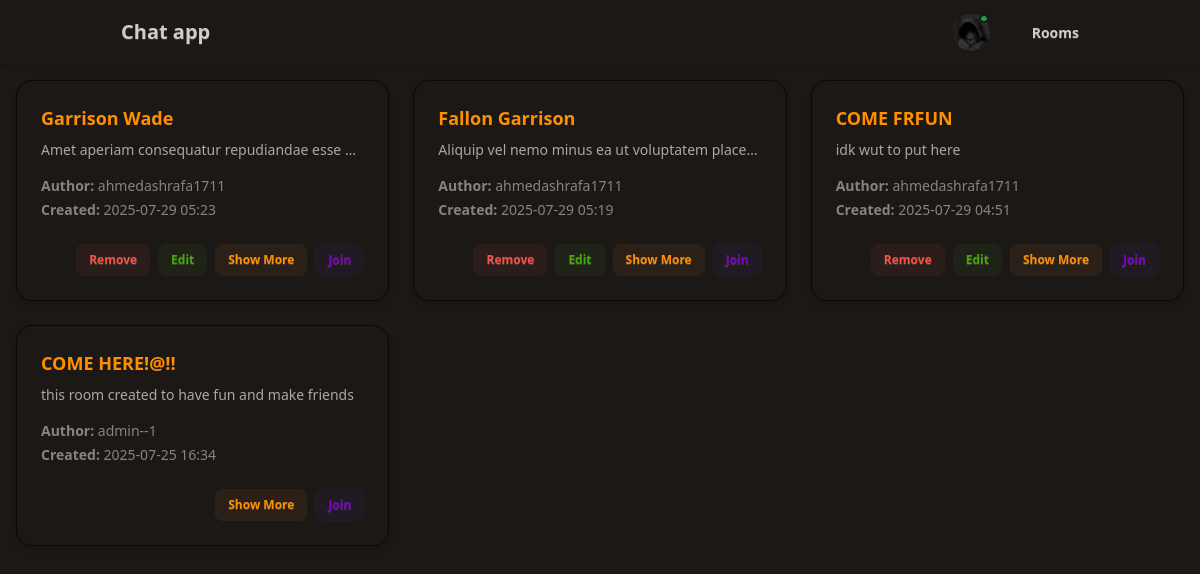
The app's page / (signed in) with its own data.
### chat/models.py (models this page shows, shortened)
class UserProfile(AbstractUser):
    email = models.EmailField(unique=True , blank=False , null=False)
    profile = models.ImageField(upload_to=uuid_upload_to , default = 'defaults/default-img.png' , validators=[FileExtensionValidator(allowed_extensions=['jpg', 'jpeg', 'png', 'gif'])])
    is_online = models.BooleanField(default=False)

class Room(models.Model):
    room_name = models.CharField(max_length=100)
    room_description = models.CharField(max_length=300)
    room_author = models.ForeignKey(UserProfile , on_delete=models.CASCADE , related_name="rooms")
    created_at = models.DateTimeField(auto_now_add=True)
    class Meta:
        unique_together = ['room_name' , 'room_author']
        ordering = ['-created_at']

### chat/views/rooms.py (the view)
# urls.py: path('' , rooms.RoomView.as_view() , name="index"),
class RoomView(ListView):
    model = Room
    template_name = "index.html"
    context_object_name = "object_list"

### chat/custom_contexts.py (called while the page is built)
def globals(request):
    return {
        "app_name" : "ChatApp"
    }

### chat/templates/index.html (shortened to what this page needs)
{% extends "base.html" %}
{% load widget_tweaks %}
{% block content %}
    <div class="grid grid-cols-1 sm:grid-cols-2 lg:grid-cols-3 gap-6 p-4" id="rooms-list">
        {% for room in object_list %}
            <div id="room-{{ room.id }}" class="card bg-base-100 shadow-md border border-base-200">
                <div class="card-body">
                    <h2 class="card-title text-primary">{{ room.room_name }}</h2>
                    <p class="description text-sm text-base-content/80 truncate">{{ room.room_description|truncatewords:20 }}</p>
                    <div class="mt-2 flex flex-col gap-1">
                        <span class="text-sm text-base-content/60">
                            <span class="font-semibold">Author:</span> {{ room.room_author.username }}
                        </span>
                        <span class="text-sm text-base-content/60">
                            <span class="font-semibold">Created:</span> {{ room.created_at|date:"Y-m-d H:i" }}
                        </span>
                    </div>
                    <div class="card-actions justify-end mt-4">
                        {% if request.user.is_authenticated and room.room_author == request.user %}
                            <a href="{% url 'remove_room' room.id %}" class="btn btn-sm btn-soft btn-error">Remove</a>
                            <a href="{% url 'edit_room' room.id %}" class="btn btn-sm btn-soft btn-accent">Edit</a>
                        {% endif %}
                        {% if request.user.is_authenticated %}
                        <a href="{% url 'room-detail' room.id %}" class="btn btn-sm btn-primary btn-soft">Show More</a>
                        <a href="{% url 'chat_room' room.id %}" class="btn btn-sm btn-secondary btn-soft">Join</a>
                        {% endif %}
                    </div>
                </div>
            </div>
        {% empty %}
            <div class="col-span-full text-center text-gray-500 text-lg">
                No rooms available.
            </div>
        {% endfor %}
    </div>
{% endblock %}

### chat/templates/partials/navbar.html (shortened to what this page needs)
<div class="navbar bg-base-100 shadow-sm">
    <div class="container mx-auto flex justify-between items-center px-4">
        <a class="btn btn-ghost text-xl normal-case" href="{% url 'index' %}">Chat app</a>
        <div class="flex items-center gap-6">
            <div class="dropdown dropdown-end">
                {% if request.user.is_authenticated %}
                    <label tabindex="0" class="btn btn-ghost btn-circle avatar {% if request.user.is_online == True %}avatar-online{% else %}avatar-offline{% endif %}">
                        <div class="w-10 rounded-full">
                        <img src="{{ request.user.profile.url }}" alt="Profile" />
                        </div>
                    </label>
                {% endif %}
            </div>
            {% if request.user.is_authenticated %}
                <div class="dropdown dropdown-end">
                    <label tabindex="0" class="btn btn-ghost">
                        Rooms
                    </label>
                </div>
            {% endif %}
        </div>
    </div>
</div>

### records on screen
UserProfile: user.profile (picture)
Room: room_name "Garrison Wade", room_description "Amet aperiam consequatur repudiandae esse…", room_author.username "ahmedashrafa1711", created_at "2025-07-29 05:23", shows "Remove"
Room: room_name "Fallon Garrison", room_description "Aliquip vel nemo minus ea ut voluptatem place…", room_author.username "ahmedashrafa1711", created_at "2025-07-29 05:19", shows "Remove"
Room: room_name "COME FRFUN", room_description "idk wut to put here", room_author.username "ahmedashrafa1711", created_at "2025-07-29 04:51", shows "Remove"
Room: room_name "COME HERE!@!!", room_description "this room created to have fun and make friends", room_author.username "admin--1", created_at "2025-07-25 16:34"
